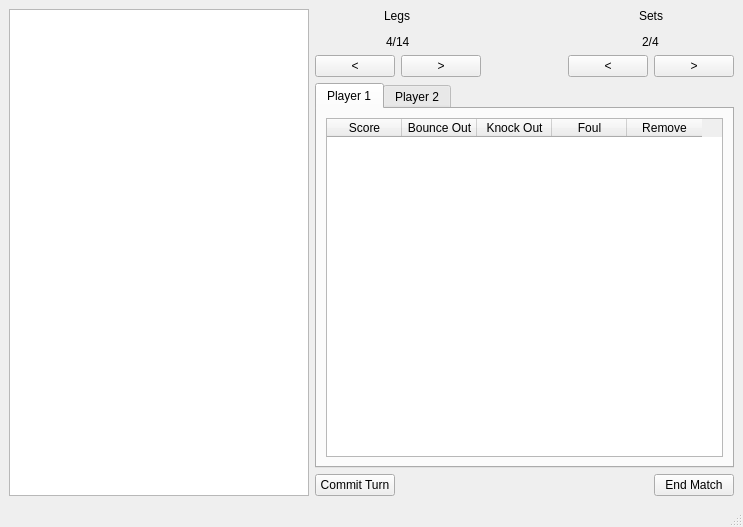
<?xml version="1.0" encoding="UTF-8"?>
<ui version="4.0">
 <class>Scorer</class>
 <widget class="QMainWindow" name="Scorer">
  <property name="geometry">
   <rect>
    <x>0</x>
    <y>0</y>
    <width>723</width>
    <height>527</height>
   </rect>
  </property>
  <property name="windowTitle">
   <string>MainWindow</string>
  </property>
  <widget class="QWidget" name="centralwidget">
   <layout class="QGridLayout" name="gridLayout">
    <item row="2" column="4" colspan="2" alignment="Qt::AlignHCenter">
     <widget class="QLabel" name="SetNumberLabel">
      <property name="text">
       <string>2/4</string>
      </property>
     </widget>
    </item>
    <item row="3" column="5">
     <widget class="QPushButton" name="NextSetButton">
      <property name="text">
       <string>&gt;</string>
      </property>
     </widget>
    </item>
    <item row="0" column="1" colspan="2" alignment="Qt::AlignHCenter">
     <widget class="QLabel" name="label">
      <property name="text">
       <string>Legs</string>
      </property>
     </widget>
    </item>
    <item row="3" column="1">
     <widget class="QPushButton" name="PreviousLegButton">
      <property name="sizePolicy">
       <sizepolicy hsizetype="Minimum" vsizetype="Fixed">
        <horstretch>0</horstretch>
        <verstretch>0</verstretch>
       </sizepolicy>
      </property>
      <property name="text">
       <string>&lt;</string>
      </property>
     </widget>
    </item>
    <item row="0" column="4" colspan="2" alignment="Qt::AlignHCenter">
     <widget class="QLabel" name="label_2">
      <property name="text">
       <string>Sets</string>
      </property>
     </widget>
    </item>
    <item row="3" column="3">
     <spacer name="horizontalSpacer">
      <property name="orientation">
       <enum>Qt::Horizontal</enum>
      </property>
      <property name="sizeType">
       <enum>QSizePolicy::Fixed</enum>
      </property>
      <property name="sizeHint" stdset="0">
       <size>
        <width>75</width>
        <height>20</height>
       </size>
      </property>
     </spacer>
    </item>
    <item row="2" column="1" colspan="2" alignment="Qt::AlignHCenter">
     <widget class="QLabel" name="LegNumberLabel">
      <property name="text">
       <string>4/14</string>
      </property>
     </widget>
    </item>
    <item row="0" column="0" rowspan="6">
     <widget class="DartboardView" name="graphicsView">
      <property name="minimumSize">
       <size>
        <width>300</width>
        <height>300</height>
       </size>
      </property>
     </widget>
    </item>
    <item row="3" column="2">
     <widget class="QPushButton" name="NextLegButton">
      <property name="text">
       <string>&gt;</string>
      </property>
     </widget>
    </item>
    <item row="3" column="4">
     <widget class="QPushButton" name="PreviousSetButton">
      <property name="text">
       <string>&lt;</string>
      </property>
     </widget>
    </item>
    <item row="4" column="1" colspan="5">
     <widget class="QTabWidget" name="tabWidget">
      <property name="sizePolicy">
       <sizepolicy hsizetype="Expanding" vsizetype="Expanding">
        <horstretch>0</horstretch>
        <verstretch>0</verstretch>
       </sizepolicy>
      </property>
      <property name="currentIndex">
       <number>0</number>
      </property>
      <widget class="QWidget" name="Player1Tab">
       <attribute name="title">
        <string>Player 1</string>
       </attribute>
       <layout class="QGridLayout" name="gridLayout_2">
        <item row="0" column="1">
         <widget class="QTableWidget" name="Player1DartsTable">
          <property name="columnCount">
           <number>5</number>
          </property>
          <attribute name="horizontalHeaderDefaultSectionSize">
           <number>75</number>
          </attribute>
          <attribute name="horizontalHeaderStretchLastSection">
           <bool>false</bool>
          </attribute>
          <attribute name="verticalHeaderStretchLastSection">
           <bool>false</bool>
          </attribute>
          <column>
           <property name="text">
            <string>Score</string>
           </property>
          </column>
          <column>
           <property name="text">
            <string>Bounce Out</string>
           </property>
          </column>
          <column>
           <property name="text">
            <string>Knock Out</string>
           </property>
          </column>
          <column>
           <property name="text">
            <string>Foul</string>
           </property>
          </column>
          <column>
           <property name="text">
            <string>Remove</string>
           </property>
          </column>
         </widget>
        </item>
       </layout>
      </widget>
      <widget class="QWidget" name="Player2Tab">
       <attribute name="title">
        <string>Player 2</string>
       </attribute>
       <layout class="QGridLayout" name="gridLayout_3">
        <item row="0" column="0" colspan="3">
         <widget class="QTableWidget" name="Player2DartsTable">
          <property name="columnCount">
           <number>5</number>
          </property>
          <attribute name="horizontalHeaderDefaultSectionSize">
           <number>75</number>
          </attribute>
          <attribute name="horizontalHeaderStretchLastSection">
           <bool>false</bool>
          </attribute>
          <attribute name="verticalHeaderStretchLastSection">
           <bool>false</bool>
          </attribute>
          <column>
           <property name="text">
            <string>Score</string>
           </property>
          </column>
          <column>
           <property name="text">
            <string>Bounce Out</string>
           </property>
          </column>
          <column>
           <property name="text">
            <string>Knock Out</string>
           </property>
          </column>
          <column>
           <property name="text">
            <string>Foul</string>
           </property>
          </column>
          <column>
           <property name="text">
            <string>Remove</string>
           </property>
          </column>
         </widget>
        </item>
       </layout>
      </widget>
     </widget>
    </item>
    <item row="5" column="1">
     <widget class="QPushButton" name="commit_turn_button">
      <property name="text">
       <string>Commit Turn</string>
      </property>
     </widget>
    </item>
    <item row="5" column="5">
     <widget class="QPushButton" name="EndMatchButton">
      <property name="sizePolicy">
       <sizepolicy hsizetype="Fixed" vsizetype="Fixed">
        <horstretch>0</horstretch>
        <verstretch>0</verstretch>
       </sizepolicy>
      </property>
      <property name="text">
       <string>End Match</string>
      </property>
     </widget>
    </item>
    <item row="5" column="2" colspan="3">
     <spacer name="horizontalSpacer_2">
      <property name="orientation">
       <enum>Qt::Horizontal</enum>
      </property>
      <property name="sizeHint" stdset="0">
       <size>
        <width>40</width>
        <height>20</height>
       </size>
      </property>
     </spacer>
    </item>
   </layout>
  </widget>
  <widget class="QMenuBar" name="menubar">
   <property name="geometry">
    <rect>
     <x>0</x>
     <y>0</y>
     <width>723</width>
     <height>21</height>
    </rect>
   </property>
  </widget>
  <widget class="QStatusBar" name="statusbar"/>
 </widget>
 <customwidgets>
  <customwidget>
   <class>DartboardView</class>
   <extends>QGraphicsView</extends>
   <header>DartboardView.h</header>
  </customwidget>
 </customwidgets>
 <resources/>
 <connections/>
</ui>
